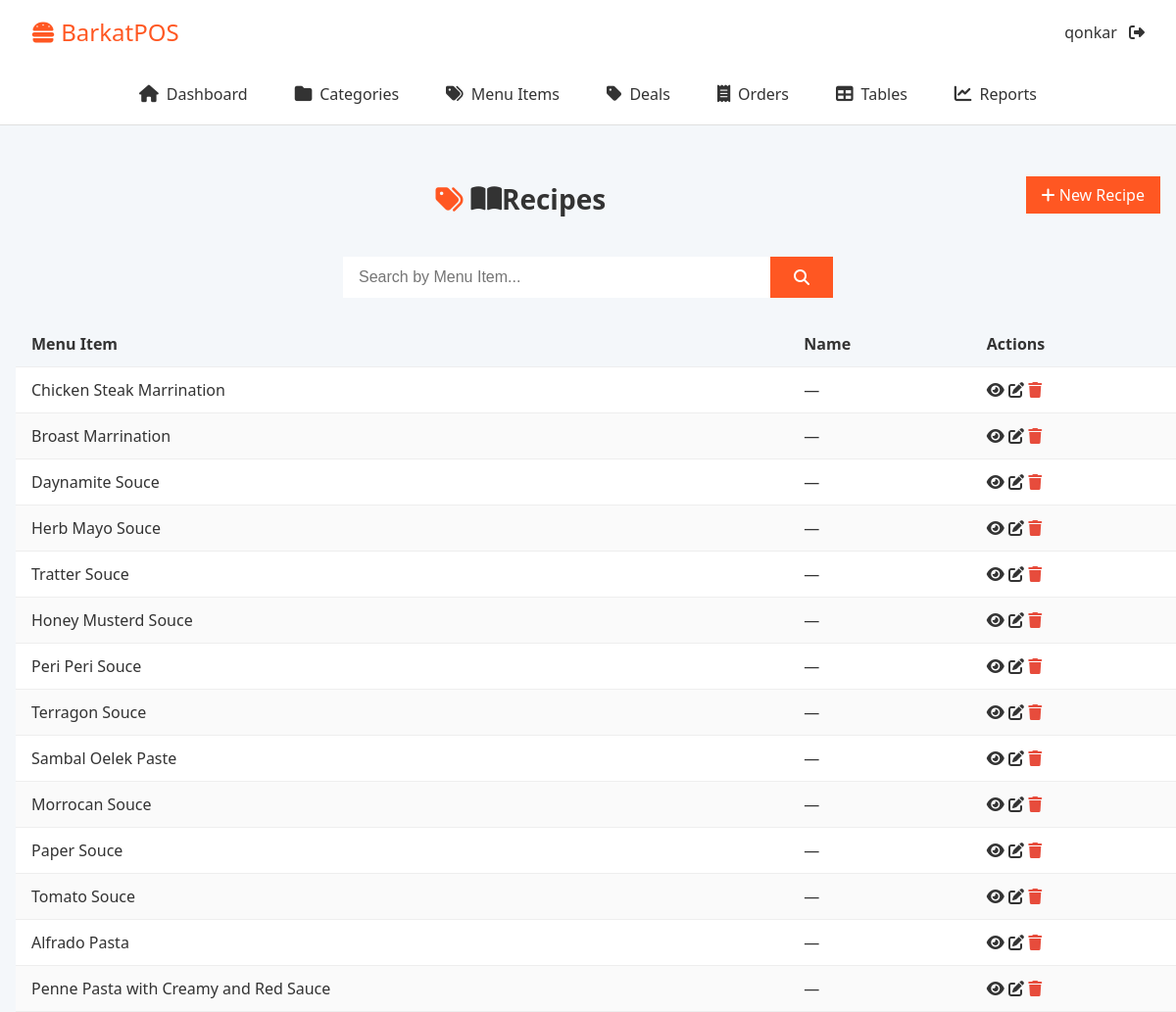
The app's page /recipes/ (signed in), older data.
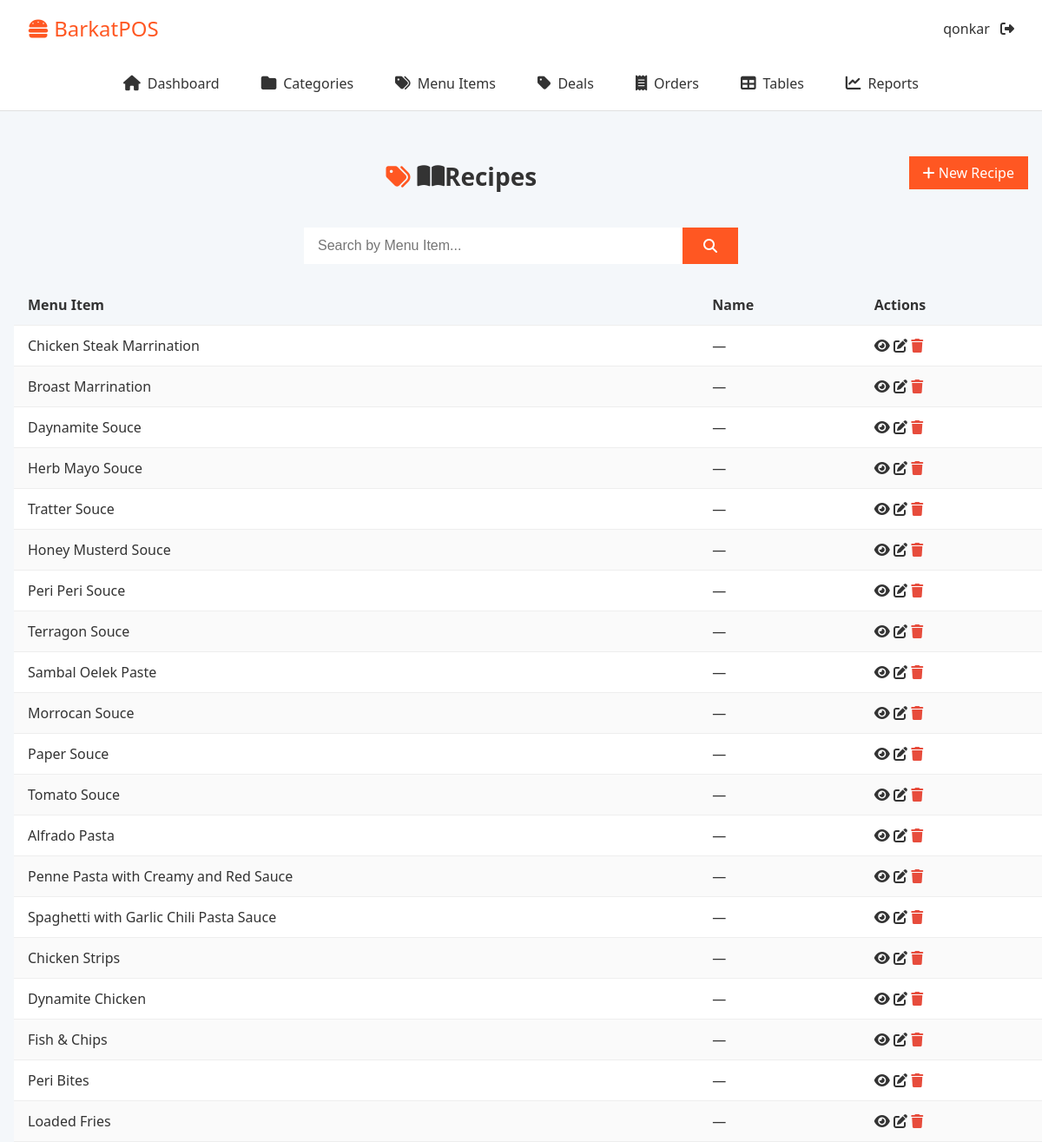
The same page, newer data.
### core/models.py (models this page shows, shortened)
class User(AbstractUser):
    ROLE_CHOICES = [
        ('admin', 'Admin'),
        ('cashier', 'Cashier'),
        ('kitchen', 'Kitchen'),
    ]
    role = models.CharField(max_length=20, choices=ROLE_CHOICES, default='cashier')

class Recipe(models.Model):
    menu_item  = models.OneToOneField(MenuItem, on_delete=models.CASCADE,
                                      related_name='recipe')
    name       = models.CharField(max_length=150, blank=True)
    created_at = models.DateTimeField(auto_now_add=True)
    updated_at = models.DateTimeField(auto_now=True)

class MenuItem(models.Model):
    category = models.ForeignKey(Category, on_delete=models.PROTECT, related_name='items')
    name = models.CharField(max_length=150)
    description = models.TextField(blank=True)
    price = models.DecimalField(max_digits=10, decimal_places=2, default=0)
    cost_price    = models.DecimalField(
                       max_digits=10,
                       decimal_places=2,
                       default=0,
                       help_text="Auto‑calculated from recipe"
    )
    food_panda_price = models.DecimalField(max_digits=10, decimal_places=2, null=True, blank=True)
    is_available = models.BooleanField(default=True)
    image = models.ImageField(upload_to='menu_items/', blank=True, null=True)
    created_at = models.DateTimeField(auto_now_add=True)
    updated_at = models.DateTimeField(auto_now=True)

### core/views.py (the view)
# urls.py: path('recipes/',         RecipeListView.as_view(),   name='recipe_list'),
class RecipeListView(LoginRequiredMixin, ListView):
    model = Recipe
    template_name = 'recipes/recipe_list.html'
    context_object_name = 'recipes'
    paginate_by = 20
    def get_queryset(self):
        qs = super().get_queryset().select_related('menu_item')
        q = self.request.GET.get('q')
        return qs.filter(menu_item__name__icontains=q) if q else qs

### core/templates/recipes/recipe_list.html (shortened to what this page needs)
{% extends 'base.html' %}
{% block content %}
<div class="page-header">
  <h1><i class="fa fa-book-open"></i> Recipes</h1>
  <a href="{% url 'recipe_create' %}" class="btn"><i class="fa fa-plus"></i> New Recipe</a>
</div>
<form class="search-bar">
  <input name="q" placeholder="Search by Menu Item..." value="{{ request.GET.q|default:'' }}">
  <button type="submit"><i class="fa fa-search"></i></button>
</form>
<table class="table">
  <thead><tr>
    <th>Menu Item</th><th>Name</th><th>Actions</th>
  </tr></thead>
  <tbody>
    {% for r in recipes %}
    <tr id="recipe-{{ r.pk }}">
      <td>{{ r.menu_item.name }}</td>
      <td>{{ r.name|default:"—" }}</td>
      <td>
        <a href="{% url 'recipe_detail' r.pk %}"><i class="fa fa-eye"></i></a>
        <a href="{% url 'recipe_edit' r.pk %}"><i class="fa fa-edit"></i></a>
        <button class="btn-delete" data-url="{% url 'recipe_delete' r.pk %}">
          <i class="fa fa-trash"></i>
        </button>
      </td>
    </tr>
    {% empty %}
    <tr><td colspan="3">No recipes yet.</td></tr>
    {% endfor %}
  </tbody>
</table>
{% endblock %}

### core/templates/base.html (shortened to what this page needs)
{% load static %}
<!DOCTYPE html>
<html lang="en">
  <head>
    <link rel="stylesheet" href="https://cdnjs.cloudflare.com/ajax/libs/font-awesome/6.4.0/css/all.min.css" />
    <link rel="stylesheet" href="{% static 'css/categories.css' %}" />
    <link rel="stylesheet" href="{% static 'css/menu_item.css' %}" />
    <link rel="stylesheet" href="{% static 'css/reports.css' %}" />
  </head>
  <body>
    <header class="topbar">
      <div class="logo"><i class="fa fa-hamburger"></i> BarkatPOS</div>
      <div class="user-menu">
        <span>{{ request.user.username }}</span>
        <a href="{% url 'logout' %}"><i class="fa fa-sign-out-alt"></i></a>
      </div>
    </header>
    <nav class="main-nav">
      <a href="{% url 'dashboard' %}" class="{% if request.resolver_match.url_name == 'dashboard' %}active{% endif %}"> <i class="fa fa-home"></i> Dashboard </a>
      <a href="{% url 'category_list' %}" class="{% if request.resolver_match.url_name == 'category_list' %}active{% endif %}"> <i class="fa fa-folder"></i> Categories </a>
      <a href="{% url 'menuitem_list' %}" class="{% if request.resolver_match.url_name == 'menuitem_list' %}active{% endif %}"> <i class="fa fa-tags"></i> Menu Items </a>
      <a href="{% url 'deal_list' %}" class="{% if request.resolver_match.url_name == 'deal_list' %}active{% endif %}"> <i class="fa fa-tag"></i> Deals </a>
      <a href="{% url 'order_list' %}" class="{% if request.resolver_match.url_name == 'order_list' %}active{% endif %}"> <i class="fa fa-receipt"></i> Orders </a>
      <a href="/tables/" class="{% if request.resolver_match.url_name == 'table_list' %}active{% endif %}"> <i class="fa fa-table"></i> Tables </a>
      <a href="/reports/" class="{% if request.resolver_match.url_name == 'reports' %}active{% endif %}"> <i class="fa fa-chart-line"></i> Reports </a>
    </nav>
    <main>{% block content %}{% endblock %}</main>
  </body>
</html>

### core/static/css/categories.css (style rules this page uses)
.page-header { display: flex; justify-content: space-between; align-items: center; margin: var(--space-xl) var(--space-md) var(--space-lg); }
.page-header h1 { font-size: 1.75rem; color: var(--color-text); }
.page-header .btn { background: var(--color-primary); color: #fff; padding: var(--space-xs) var(--space-md); border-radius: var(--radius-sm); font-size: var(--font-size-base); transition: background .3s; }
.table { width: 100%; border-collapse: collapse; margin: 0 var(--space-md) var(--space-xl); background: #fff; box-shadow: var(--shadow-sm); }
.table th, .table td { padding: var(--space-sm) var(--space-md); text-align: left; border-bottom: 1px solid #eee; }
.table th { background: var(--color-bg); font-weight: 600; }
.table tbody tr:nth-child(even) { background: #fafafa; }
.btn-edit, .btn-delete { background: none; border: none; font-size: 1rem; cursor: pointer; margin-right: var(--space-xs); }
.btn-delete i { color: var(--color-error-text); }
h1 { font-size: 1.75rem; color: var(--color-text); max-width: 600px; margin: var(--space-lg) auto var(--space-md); display: flex; align-items: center; }
h1::before { content: "\f07b"; font-family: "Font Awesome 5 Free"; font-weight: 900; margin-right: var(--space-xs); color: var(--color-primary); }

### core/static/css/menu_item.css (style rules this page uses)
.search-bar { display: flex; max-width: 500px; margin: var(--space-md) auto var(--space-lg); background: #fff; border-radius: var(--radius); overflow: hidden; box-shadow: var(--shadow-sm); }
.search-bar input { flex: 1; border: none; padding: var(--space-sm) var(--space-md); font-size: var(--font-size-base); }
.search-bar button { background: var(--color-primary); border: none; padding: var(--space-sm) var(--space-lg); cursor: pointer; display: inline-flex; align-items: center; justify-content: center; color: #fff; transition: background .3s; }
.search-bar button .fa-search { font-size: 1rem; }
h1 { font-size: 1.75rem; color: var(--color-text); max-width: 600px; margin: var(--space-lg) auto var(--space-md); display: flex; align-items: center; }
h1::before { content: "\f02c"; font-family: "Font Awesome 5 Free"; font-weight: 900; margin-right: var(--space-xs); color: var(--color-primary); }

### core/static/css/reports.css (style rules this page uses)
.table { width: 100%; border-collapse: collapse; }
.table th, .table td { padding: var(--space-sm) var(--space-md); border-bottom: 1px solid #eee; }

### core/templates/base.html (style rules this page uses)
:root { --color-primary: #ff5722; --color-primary-dark: #e64a19; --color-bg: #f4f7fa; --color-text: #333; --color-success-bg: #e6ffed; --color-success-border: #27ae60; --color-success-text: #27ae60; --color-error-bg: #ffe6e6; --color-error-border: #e74c3c; --color-error-text: #e74c3c; --space-xxs: 0.25rem; --space-xs: 0.5rem; --space-sm: 0.75rem; --space-md: 1rem; --space-lg: 1.5rem; --space-xl: 2rem; --font-family: "Segoe UI", sans-serif; --font-size-base: 1rem; --font-size-sm: 0.875rem; --border-radius-sm: 0.25rem; --border-radius: 0.5rem; --border-radius-lg: 0.75rem; --box-shadow-sm: 0 2px 5px rgba(0, 0, 0, 0.05); --box-shadow-md: 0 2px 10px rgba(0, 0, 0, 0.1); --box-shadow-lg: 0 4px 20px rgba(0, 0, 0, 0.1); }
* { margin: 0; padding: 0; box-sizing: border-box; }
body { font-family: var(--font-family); background: var(--color-bg); color: var(--color-text); height: 100dvh; }
a { text-decoration: none; color: inherit; }
.topbar { background: #fff; padding: var(--space-md) var(--space-xl); display: flex; justify-content: space-between; align-items: center; box-shadow: var(--box-shadow-sm); }
.topbar .logo { font-size: 1.5rem; color: var(--color-primary); }
.topbar .user-menu a { margin-left: var(--space-xs); }
.main-nav { background: #fff; display: flex; justify-content: center; gap: var(--space-lg); padding: var(--space-sm) 0; box-shadow: var(--shadow-sm); border-bottom: 1px solid #e0e0e0; }
.main-nav a { display: inline-flex; align-items: center; font-size: var(--font-size-base); color: var(--color-text); padding: var(--space-xs) var(--space-sm); border-radius: var(--radius-sm); transition: background 0.2s, color 0.2s; }
.main-nav a i { margin-right: var(--space-xs); font-size: 1.1rem; }

Row changes from the older to the newer data that the page shows:
added Recipe: menu_item.name "Spaghetti with Garlic Chili Pasta Sauce", name "—"
added Recipe: menu_item.name "Chicken Strips", name "—"
added Recipe: menu_item.name "Dynamite Chicken", name "—"
added Recipe: menu_item.name "Fish & Chips", name "—"
added Recipe: menu_item.name "Peri Bites", name "—"
added Recipe: menu_item.name "Loaded Fries", name "—"
